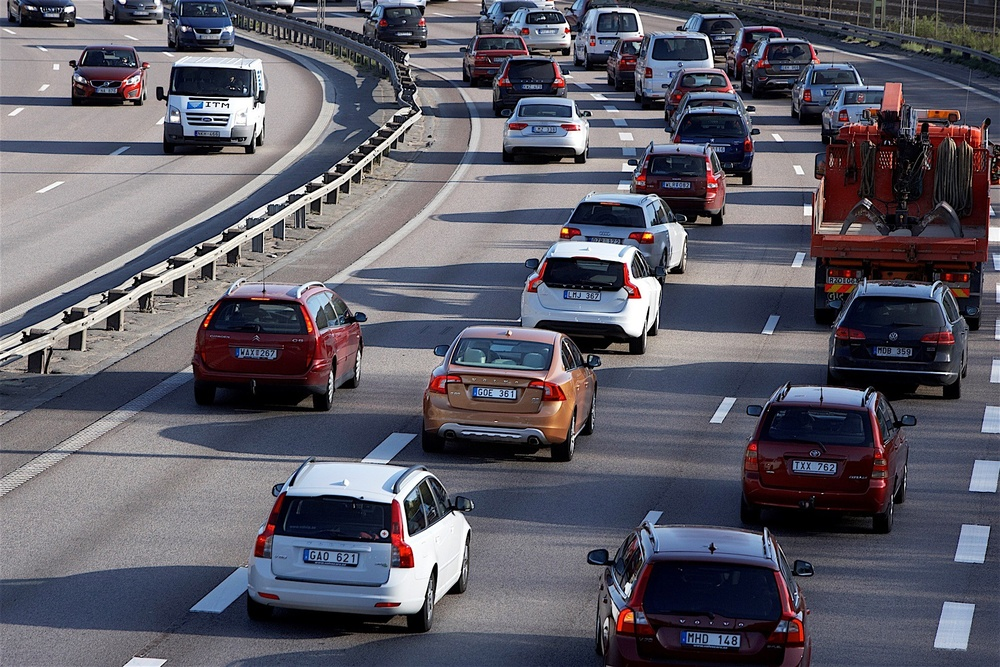
#> input picture images/car1.jpg, 1000 x 667 px, shrunk from 1920 x 1280 before the run
$ python part_affine.py
#> lines starting #> are read from the running program, lines starting #| are printed output that depends on the picture; after the words box and inside, x2 and y2 are one past the last pixel; in counts of white or black regions, pixels touching at a corner belong together
### homography.py
import cv2 as cv
import numpy as np
import scipy.spatial as s
from numpy.linalg import *
from scipy.ndimage import filters as flt
import matplotlib.pyplot as plt
import ransac

# [54 lines left out: functions normalize, make_homog, h_from_points, not called in this run]


def triangulate_points(p):
    """ Триангуляция точек по Делоне
    p = np.array([[x1, y1], ...])
    """
    tri = s.Delaunay(p)
    return tri.simplices


def alpha_for_triangle(points, m, n):
    """ Создает альфа-отображение размера (m, n) для
    треугольника с вершинами points

    Формат points: np.int32([[[x1, y1], [x2, y2], [x3, y3]]]) (см. док. cv.fillPoly)
    """
    alpha = np.zeros((m, n))
    alpha = cv.fillPoly(alpha, points, 1)
    return alpha


def pw_affine(fromimg, toimg, fp, tp, tri):
    """ Деформирвоать треугольные блоки изображения.
    Вместо функции h_from_points используются функции OpenCV
    fromimg - деформируемое изорбажение
    toimg - конечное изображение
    fp - исходные точки в однородных координатах (на деформ. изобр.)
    tp - конечные точки в однородных координатах (на конечном изобр.)
    tri - триангуляция
    """

    img = toimg.copy()
    is_color = len(fromimg.shape) == 3  # цветное ли изображение
    im_t = np.zeros(img.shape, np.uint8)  # изобр., на которое будет переносится исходное

    for t in tri:
        # аффинное преобразвание
        i, j, k = t[0], t[1], t[2]
        p1 = np.float32([fp[:2,i], fp[:2,j], fp[:2,k]])
        p2 = np.float32([tp[:2,i], tp[:2,j], tp[:2,k]])
        h = cv.getAffineTransform(p1, p2)

        if is_color:
            for clr in range(fromimg.shape[2]):
                im_t[:,:,clr] = cv.warpAffine(fromimg[:,:,clr], h, (img.shape[1], img.shape[0]))
        else:
            im_t = cv.warpAffine(fromimg, h, (img.shape[1], img.shape[0]))

        # альфа-отображение для треугольника
        alpha = alpha_for_triangle(np.int32([p2]), img.shape[0], img.shape[1])

        # добавить треугольник в изображение
        img[alpha > 0] = im_t[alpha > 0]

    return img


class RansacModel:
    """
        Класс для тестирования подбора гомографии с помощью скрипта
        при помощи алгоритма RANSAC
        Docs: https://scipy-cookbook.readthedocs.io/items/RANSAC.html
        RANSAC: https://ru.wikipedia.org/wiki/RANSAC
    """

    # [53 lines left out: functions fit, get_error, h_from_ransac, not called in this run]

### chapter3/part_affine.py
import cv2 as cv
import numpy as np
import scipy.spatial as s
from numpy.linalg import *
from scipy.ndimage import filters as flt
import matplotlib.pyplot as plt
import homography as h

""" Применение кусочно-аффиного деформирования
"""

# триангуляция деформируемого изображения
fromimg = cv.imread("../images/car1.jpg")
#> fromimg is the input picture: shape (667, 1000, 3); mean B, G, R 102.4, 91.7, 93.7
p = []

# (!!!) Точки для tp должны браться В ТАКОМ ЖЕ ПОРЯДКЕ, как и точки p
# (если слева-направо сверху-вниз, то и tp должно браться также,
#  слева-направо сверху-вниз, А НЕ сверху-вниз слева-направо)
x, y = fromimg.shape[1]//4, fromimg.shape[0]//5
#> x = 250; y = 133
for j in range(6):
    for i in range(5):
        p.append([i*x, j*y])

p = np.array(p)
tri = h.triangulate_points(p)
p = p.T

# конечное изображение и конечные точки на нем
toimg = cv.imread("../images/figures.jpg")
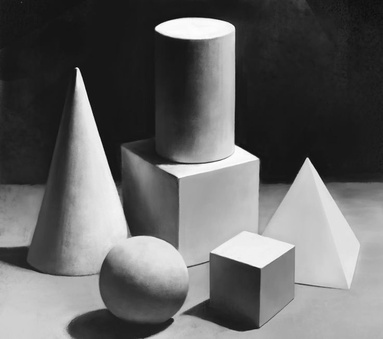
#> input picture images/figures.jpg, 383 x 339 px, shrunk from 736 x 651 before the run
#> toimg is the input picture: shape (339, 383, 3); min 2, max 255, mean 99.9
# выбрать точки вручную с помощью
tp = np.loadtxt("../txt/points.txt")
tp = tp.T

# к однородным координатам
fp = np.vstack((p, np.ones((1, p.shape[1]))))
tp = np.vstack((tp, np.ones((1, tp.shape[1]))))

out = h.pw_affine(fromimg, toimg, fp, tp, tri)
#> after the loop in pw_affine, `for t in tri:`:
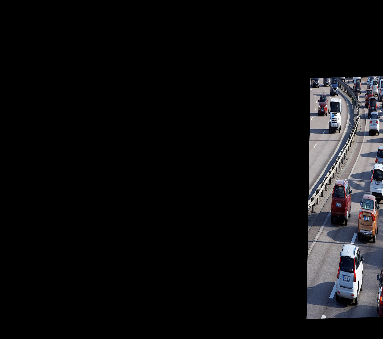
#> im_t: shape (339, 383, 3); mean B, G, R 16, 14.7, 14.8
#> after the loop in pw_affine, `for t in tri:`:
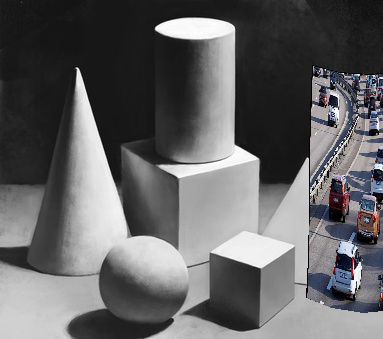
#> img: shape (339, 383, 3); 13.53% of pixels changed, all inside (x1, y1, x2, y2) = (306, 65, 383, 313)

t = tp[:, 2]

plt.figure()
plt.imshow(out)
plt.scatter([t[0]], [t[1]], s=10, c='y')
plt.show()
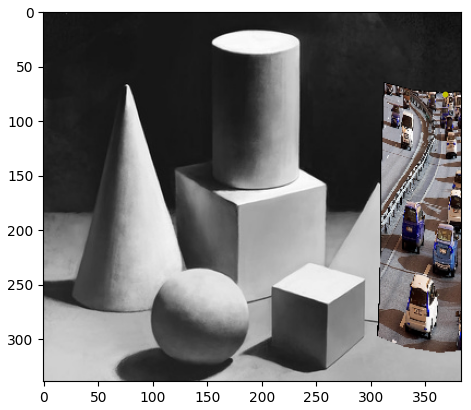
#> figure drawn by matplotlib, 1 panel; B, G, R data is drawn as R, G, B
